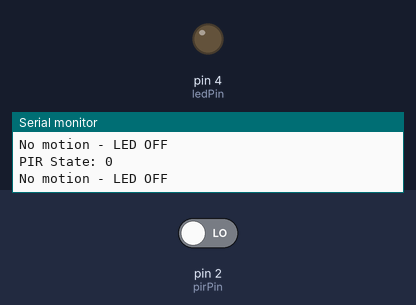
The sketch below on a simulated Arduino Uno, built with avr-gcc and run on an emulated ATmega328P. On the bench: output pins drawn as LEDs (lit = HIGH), the last lines printed to the serial monitor. The inputs (shaded band) are chosen by the test bench; at power-on: pin 2 (pirPin) LOW.

Above: at 3.8 s.
3.9 s: pin 2 (pirPin) driven HIGH
At 4.8 s:
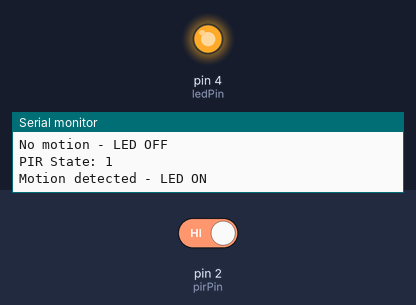
6.0 s: pin 2 (pirPin) driven LOW
At 7.1 s:
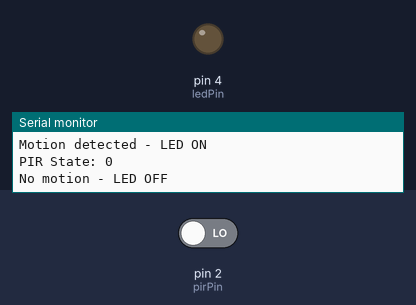
Timing chart, 0 to 9.0 s (numbered marks = the images above; inputs shaded):
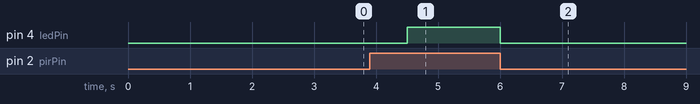

Measured:
- after the input at 3.9 s, pin 4 (ledPin): LOW → HIGH after 0.60 s
- after the input at 6.0 s, pin 4 (ledPin): HIGH → LOW at once

The sketch:

PIR_Sensor_interfacing_with_arduino.ino
```cpp
// Define pins
const int pirPin = 2;        // PIR sensor output pin
const int ledPin = 4;       // LED output pin (built-in LED on many Arduino boards)

void setup() {
  // Initialize the PIR sensor pin as an input
  pinMode(pirPin, INPUT);

  // Initialize the LED pin as an output
  pinMode(ledPin, OUTPUT);

  // Start the serial communication for debugging purposes
  Serial.begin(9600);
}

void loop() {
  // Read the PIR sensor output
  int pirState = digitalRead(pirPin);

  // Print the PIR sensor state to the Serial Monitor
  Serial.print("PIR State: ");
  Serial.println(pirState);

  // If motion is detected, turn on the LED
  if (pirState == HIGH) {
    digitalWrite(ledPin, HIGH);
    Serial.println("Motion detected - LED ON");
  } else {
    // If no motion, turn off the LED
    digitalWrite(ledPin, LOW);
    Serial.println("No motion - LED OFF");
  }

  // Small delay to avoid rapid flickering
  delay(1500);
}
```
